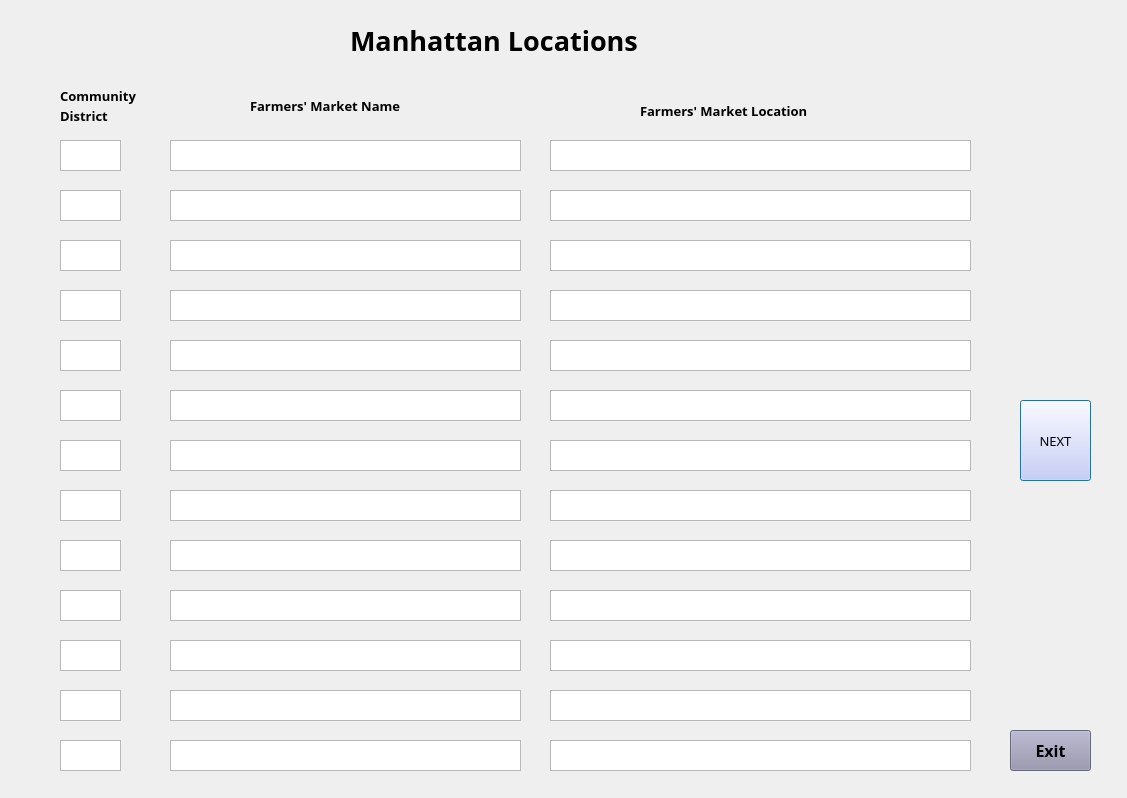
<?xml version="1.0" encoding="UTF-8"?>
<ui version="4.0">
 <class>Manhattan</class>
 <widget class="QDialog" name="Manhattan">
  <property name="geometry">
   <rect>
    <x>0</x>
    <y>0</y>
    <width>1127</width>
    <height>798</height>
   </rect>
  </property>
  <property name="windowTitle">
   <string>Dialog</string>
  </property>
  <widget class="QPushButton" name="pushButton">
   <property name="geometry">
    <rect>
     <x>1020</x>
     <y>400</y>
     <width>71</width>
     <height>81</height>
    </rect>
   </property>
   <property name="font">
    <font>
     <family>Rockwell</family>
     <pointsize>10</pointsize>
    </font>
   </property>
   <property name="styleSheet">
    <string notr="true">background-color: rgb(206, 202, 255);</string>
   </property>
   <property name="text">
    <string>NEXT</string>
   </property>
  </widget>
  <widget class="QTextBrowser" name="DisText8">
   <property name="geometry">
    <rect>
     <x>60</x>
     <y>490</y>
     <width>61</width>
     <height>31</height>
    </rect>
   </property>
   <property name="styleSheet">
    <string notr="true">font: 10pt &quot;Rockwell&quot;;</string>
   </property>
  </widget>
  <widget class="QTextBrowser" name="LocText11">
   <property name="geometry">
    <rect>
     <x>550</x>
     <y>640</y>
     <width>421</width>
     <height>31</height>
    </rect>
   </property>
   <property name="styleSheet">
    <string notr="true">font: 9pt &quot;Rockwell&quot;;</string>
   </property>
  </widget>
  <widget class="QTextBrowser" name="NameText13">
   <property name="geometry">
    <rect>
     <x>170</x>
     <y>740</y>
     <width>351</width>
     <height>31</height>
    </rect>
   </property>
   <property name="styleSheet">
    <string notr="true">font: 9pt &quot;Rockwell&quot;;</string>
   </property>
  </widget>
  <widget class="QLabel" name="label">
   <property name="geometry">
    <rect>
     <x>350</x>
     <y>10</y>
     <width>351</width>
     <height>61</height>
    </rect>
   </property>
   <property name="font">
    <font>
     <family>Rockwell</family>
     <pointsize>20</pointsize>
     <weight>75</weight>
     <bold>true</bold>
    </font>
   </property>
   <property name="text">
    <string>Manhattan Locations</string>
   </property>
  </widget>
  <widget class="QTextBrowser" name="NameText6">
   <property name="geometry">
    <rect>
     <x>170</x>
     <y>390</y>
     <width>351</width>
     <height>31</height>
    </rect>
   </property>
   <property name="styleSheet">
    <string notr="true">font: 9pt &quot;Rockwell&quot;;</string>
   </property>
  </widget>
  <widget class="QTextBrowser" name="NameText8">
   <property name="geometry">
    <rect>
     <x>170</x>
     <y>490</y>
     <width>351</width>
     <height>31</height>
    </rect>
   </property>
   <property name="styleSheet">
    <string notr="true">font: 9pt &quot;Rockwell&quot;;</string>
   </property>
  </widget>
  <widget class="QTextBrowser" name="NameText3">
   <property name="geometry">
    <rect>
     <x>170</x>
     <y>240</y>
     <width>351</width>
     <height>31</height>
    </rect>
   </property>
   <property name="styleSheet">
    <string notr="true">font: 9pt &quot;Rockwell&quot;;</string>
   </property>
  </widget>
  <widget class="QTextBrowser" name="DisText10">
   <property name="geometry">
    <rect>
     <x>60</x>
     <y>590</y>
     <width>61</width>
     <height>31</height>
    </rect>
   </property>
   <property name="styleSheet">
    <string notr="true">font: 10pt &quot;Rockwell&quot;;</string>
   </property>
  </widget>
  <widget class="QTextBrowser" name="NameText7">
   <property name="geometry">
    <rect>
     <x>170</x>
     <y>440</y>
     <width>351</width>
     <height>31</height>
    </rect>
   </property>
   <property name="styleSheet">
    <string notr="true">font: 9pt &quot;Rockwell&quot;;</string>
   </property>
  </widget>
  <widget class="QTextBrowser" name="LocText5">
   <property name="geometry">
    <rect>
     <x>550</x>
     <y>340</y>
     <width>421</width>
     <height>31</height>
    </rect>
   </property>
   <property name="styleSheet">
    <string notr="true">font: 9pt &quot;Rockwell&quot;;</string>
   </property>
  </widget>
  <widget class="QTextBrowser" name="DisText1">
   <property name="geometry">
    <rect>
     <x>60</x>
     <y>140</y>
     <width>61</width>
     <height>31</height>
    </rect>
   </property>
   <property name="styleSheet">
    <string notr="true">font: 10pt &quot;Rockwell&quot;;</string>
   </property>
  </widget>
  <widget class="QTextBrowser" name="DisText4">
   <property name="geometry">
    <rect>
     <x>60</x>
     <y>290</y>
     <width>61</width>
     <height>31</height>
    </rect>
   </property>
   <property name="styleSheet">
    <string notr="true">font: 10pt &quot;Rockwell&quot;;</string>
   </property>
  </widget>
  <widget class="QTextBrowser" name="NameText12">
   <property name="geometry">
    <rect>
     <x>170</x>
     <y>690</y>
     <width>351</width>
     <height>31</height>
    </rect>
   </property>
   <property name="styleSheet">
    <string notr="true">font: 9pt &quot;Rockwell&quot;;</string>
   </property>
  </widget>
  <widget class="QTextBrowser" name="NameText4">
   <property name="geometry">
    <rect>
     <x>170</x>
     <y>290</y>
     <width>351</width>
     <height>31</height>
    </rect>
   </property>
   <property name="styleSheet">
    <string notr="true">font: 9pt &quot;Rockwell&quot;;</string>
   </property>
  </widget>
  <widget class="QTextBrowser" name="DisText7">
   <property name="geometry">
    <rect>
     <x>60</x>
     <y>440</y>
     <width>61</width>
     <height>31</height>
    </rect>
   </property>
   <property name="styleSheet">
    <string notr="true">font: 10pt &quot;Rockwell&quot;;</string>
   </property>
  </widget>
  <widget class="QTextBrowser" name="LocText8">
   <property name="geometry">
    <rect>
     <x>550</x>
     <y>490</y>
     <width>421</width>
     <height>31</height>
    </rect>
   </property>
   <property name="styleSheet">
    <string notr="true">font: 9pt &quot;Rockwell&quot;;</string>
   </property>
  </widget>
  <widget class="QTextBrowser" name="LocText1">
   <property name="geometry">
    <rect>
     <x>550</x>
     <y>140</y>
     <width>421</width>
     <height>31</height>
    </rect>
   </property>
   <property name="styleSheet">
    <string notr="true">font: 9pt &quot;Rockwell&quot;;</string>
   </property>
  </widget>
  <widget class="QTextBrowser" name="LocText10">
   <property name="geometry">
    <rect>
     <x>550</x>
     <y>590</y>
     <width>421</width>
     <height>31</height>
    </rect>
   </property>
   <property name="styleSheet">
    <string notr="true">font: 9pt &quot;Rockwell&quot;;</string>
   </property>
  </widget>
  <widget class="QTextBrowser" name="LocText6">
   <property name="geometry">
    <rect>
     <x>550</x>
     <y>390</y>
     <width>421</width>
     <height>31</height>
    </rect>
   </property>
   <property name="styleSheet">
    <string notr="true">font: 9pt &quot;Rockwell&quot;;</string>
   </property>
  </widget>
  <widget class="QTextBrowser" name="NameText1">
   <property name="geometry">
    <rect>
     <x>170</x>
     <y>140</y>
     <width>351</width>
     <height>31</height>
    </rect>
   </property>
   <property name="styleSheet">
    <string notr="true">font: 9pt &quot;Rockwell&quot;;</string>
   </property>
  </widget>
  <widget class="QTextBrowser" name="DisText9">
   <property name="geometry">
    <rect>
     <x>60</x>
     <y>540</y>
     <width>61</width>
     <height>31</height>
    </rect>
   </property>
   <property name="styleSheet">
    <string notr="true">font: 10pt &quot;Rockwell&quot;;</string>
   </property>
  </widget>
  <widget class="QTextBrowser" name="DisText2">
   <property name="geometry">
    <rect>
     <x>60</x>
     <y>190</y>
     <width>61</width>
     <height>31</height>
    </rect>
   </property>
   <property name="styleSheet">
    <string notr="true">font: 10pt &quot;Rockwell&quot;;</string>
   </property>
  </widget>
  <widget class="QTextBrowser" name="LocText9">
   <property name="geometry">
    <rect>
     <x>550</x>
     <y>540</y>
     <width>421</width>
     <height>31</height>
    </rect>
   </property>
   <property name="styleSheet">
    <string notr="true">font: 9pt &quot;Rockwell&quot;;</string>
   </property>
  </widget>
  <widget class="QTextBrowser" name="LocText7">
   <property name="geometry">
    <rect>
     <x>550</x>
     <y>440</y>
     <width>421</width>
     <height>31</height>
    </rect>
   </property>
   <property name="styleSheet">
    <string notr="true">font: 9pt &quot;Rockwell&quot;;</string>
   </property>
  </widget>
  <widget class="QTextBrowser" name="NameText5">
   <property name="geometry">
    <rect>
     <x>170</x>
     <y>340</y>
     <width>351</width>
     <height>31</height>
    </rect>
   </property>
   <property name="styleSheet">
    <string notr="true">font: 9pt &quot;Rockwell&quot;;</string>
   </property>
  </widget>
  <widget class="QTextBrowser" name="LocText4">
   <property name="geometry">
    <rect>
     <x>550</x>
     <y>290</y>
     <width>421</width>
     <height>31</height>
    </rect>
   </property>
   <property name="styleSheet">
    <string notr="true">font: 9pt &quot;Rockwell&quot;;</string>
   </property>
  </widget>
  <widget class="QTextBrowser" name="DisText12">
   <property name="geometry">
    <rect>
     <x>60</x>
     <y>690</y>
     <width>61</width>
     <height>31</height>
    </rect>
   </property>
   <property name="styleSheet">
    <string notr="true">font: 10pt &quot;Rockwell&quot;;</string>
   </property>
  </widget>
  <widget class="QTextBrowser" name="LocText3">
   <property name="geometry">
    <rect>
     <x>550</x>
     <y>240</y>
     <width>421</width>
     <height>31</height>
    </rect>
   </property>
   <property name="styleSheet">
    <string notr="true">font: 9pt &quot;Rockwell&quot;;</string>
   </property>
  </widget>
  <widget class="QTextBrowser" name="DisText11">
   <property name="geometry">
    <rect>
     <x>60</x>
     <y>640</y>
     <width>61</width>
     <height>31</height>
    </rect>
   </property>
   <property name="styleSheet">
    <string notr="true">font: 10pt &quot;Rockwell&quot;;</string>
   </property>
  </widget>
  <widget class="QTextBrowser" name="DisText13">
   <property name="geometry">
    <rect>
     <x>60</x>
     <y>740</y>
     <width>61</width>
     <height>31</height>
    </rect>
   </property>
   <property name="styleSheet">
    <string notr="true">font: 10pt &quot;Rockwell&quot;;</string>
   </property>
  </widget>
  <widget class="QTextBrowser" name="NameText10">
   <property name="geometry">
    <rect>
     <x>170</x>
     <y>590</y>
     <width>351</width>
     <height>31</height>
    </rect>
   </property>
   <property name="styleSheet">
    <string notr="true">font: 9pt &quot;Rockwell&quot;;</string>
   </property>
  </widget>
  <widget class="QTextBrowser" name="NameText9">
   <property name="geometry">
    <rect>
     <x>170</x>
     <y>540</y>
     <width>351</width>
     <height>31</height>
    </rect>
   </property>
   <property name="styleSheet">
    <string notr="true">font: 9pt &quot;Rockwell&quot;;</string>
   </property>
  </widget>
  <widget class="QTextBrowser" name="NameText11">
   <property name="geometry">
    <rect>
     <x>170</x>
     <y>640</y>
     <width>351</width>
     <height>31</height>
    </rect>
   </property>
   <property name="styleSheet">
    <string notr="true">font: 9pt &quot;Rockwell&quot;;</string>
   </property>
  </widget>
  <widget class="QTextBrowser" name="LocText2">
   <property name="geometry">
    <rect>
     <x>550</x>
     <y>190</y>
     <width>421</width>
     <height>31</height>
    </rect>
   </property>
   <property name="styleSheet">
    <string notr="true">font: 9pt &quot;Rockwell&quot;;</string>
   </property>
  </widget>
  <widget class="QTextBrowser" name="DisText6">
   <property name="geometry">
    <rect>
     <x>60</x>
     <y>390</y>
     <width>61</width>
     <height>31</height>
    </rect>
   </property>
   <property name="styleSheet">
    <string notr="true">font: 10pt &quot;Rockwell&quot;;</string>
   </property>
  </widget>
  <widget class="QTextBrowser" name="DisText5">
   <property name="geometry">
    <rect>
     <x>60</x>
     <y>340</y>
     <width>61</width>
     <height>31</height>
    </rect>
   </property>
   <property name="styleSheet">
    <string notr="true">font: 10pt &quot;Rockwell&quot;;</string>
   </property>
  </widget>
  <widget class="QTextBrowser" name="LocText13">
   <property name="geometry">
    <rect>
     <x>550</x>
     <y>740</y>
     <width>421</width>
     <height>31</height>
    </rect>
   </property>
   <property name="styleSheet">
    <string notr="true">font: 9pt &quot;Rockwell&quot;;</string>
   </property>
  </widget>
  <widget class="QTextBrowser" name="DisText3">
   <property name="geometry">
    <rect>
     <x>60</x>
     <y>240</y>
     <width>61</width>
     <height>31</height>
    </rect>
   </property>
   <property name="styleSheet">
    <string notr="true">font: 10pt &quot;Rockwell&quot;;</string>
   </property>
  </widget>
  <widget class="QTextBrowser" name="LocText12">
   <property name="geometry">
    <rect>
     <x>550</x>
     <y>690</y>
     <width>421</width>
     <height>31</height>
    </rect>
   </property>
   <property name="styleSheet">
    <string notr="true">font: 9pt &quot;Rockwell&quot;;</string>
   </property>
  </widget>
  <widget class="QTextBrowser" name="NameText2">
   <property name="geometry">
    <rect>
     <x>170</x>
     <y>190</y>
     <width>351</width>
     <height>31</height>
    </rect>
   </property>
   <property name="styleSheet">
    <string notr="true">font: 9pt &quot;Rockwell&quot;;</string>
   </property>
  </widget>
  <widget class="QLabel" name="label_2">
   <property name="geometry">
    <rect>
     <x>60</x>
     <y>80</y>
     <width>111</width>
     <height>31</height>
    </rect>
   </property>
   <property name="font">
    <font>
     <family>Rockwell</family>
     <pointsize>10</pointsize>
     <weight>75</weight>
     <bold>true</bold>
    </font>
   </property>
   <property name="text">
    <string>Community</string>
   </property>
  </widget>
  <widget class="QLabel" name="label_4">
   <property name="geometry">
    <rect>
     <x>640</x>
     <y>90</y>
     <width>231</width>
     <height>41</height>
    </rect>
   </property>
   <property name="font">
    <font>
     <family>Rockwell</family>
     <pointsize>10</pointsize>
     <weight>75</weight>
     <bold>true</bold>
    </font>
   </property>
   <property name="text">
    <string>Farmers' Market Location</string>
   </property>
  </widget>
  <widget class="QLabel" name="label_5">
   <property name="geometry">
    <rect>
     <x>60</x>
     <y>100</y>
     <width>111</width>
     <height>31</height>
    </rect>
   </property>
   <property name="font">
    <font>
     <family>Rockwell</family>
     <pointsize>10</pointsize>
     <weight>75</weight>
     <bold>true</bold>
    </font>
   </property>
   <property name="text">
    <string>District</string>
   </property>
  </widget>
  <widget class="QLabel" name="label_3">
   <property name="geometry">
    <rect>
     <x>250</x>
     <y>80</y>
     <width>211</width>
     <height>51</height>
    </rect>
   </property>
   <property name="font">
    <font>
     <family>Rockwell</family>
     <pointsize>10</pointsize>
     <weight>75</weight>
     <bold>true</bold>
    </font>
   </property>
   <property name="text">
    <string>Farmers' Market Name</string>
   </property>
  </widget>
  <widget class="QPushButton" name="pushButton_2">
   <property name="geometry">
    <rect>
     <x>1010</x>
     <y>730</y>
     <width>81</width>
     <height>41</height>
    </rect>
   </property>
   <property name="font">
    <font>
     <family>Rockwell</family>
     <pointsize>12</pointsize>
     <weight>75</weight>
     <bold>true</bold>
    </font>
   </property>
   <property name="styleSheet">
    <string notr="true">background-color: rgb(146, 144, 170);</string>
   </property>
   <property name="text">
    <string>Exit</string>
   </property>
  </widget>
 </widget>
 <resources/>
 <connections/>
</ui>
